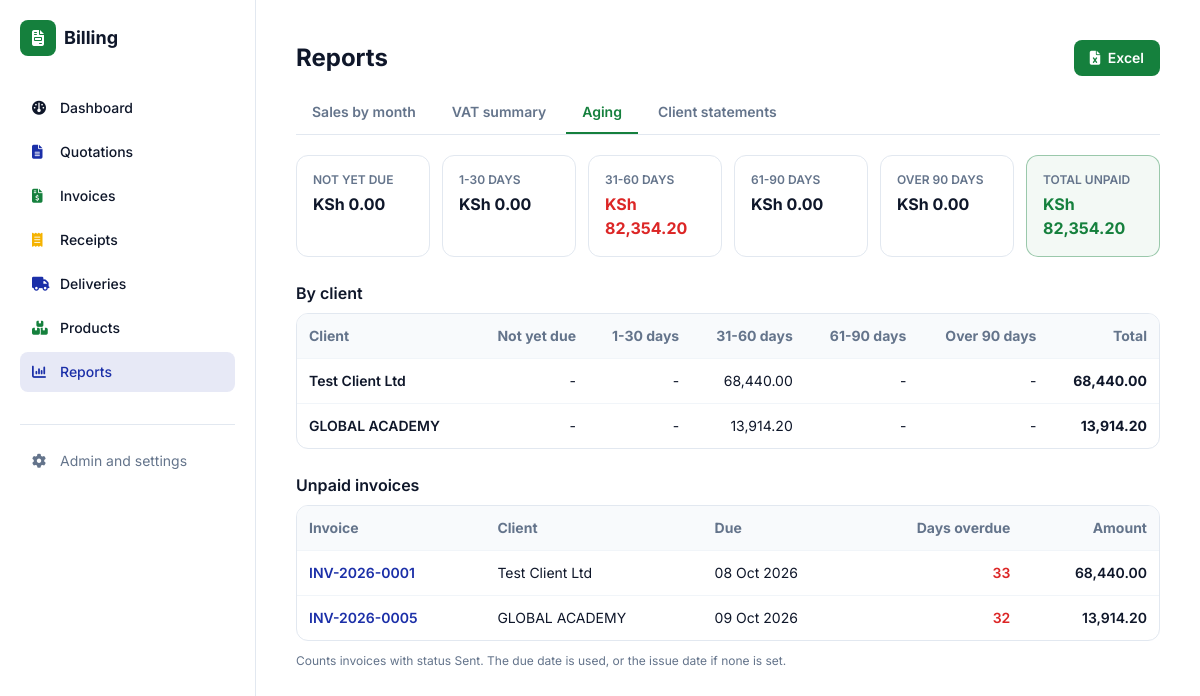
The page /reports/aging/ (signed in) on the database as committed earlier.
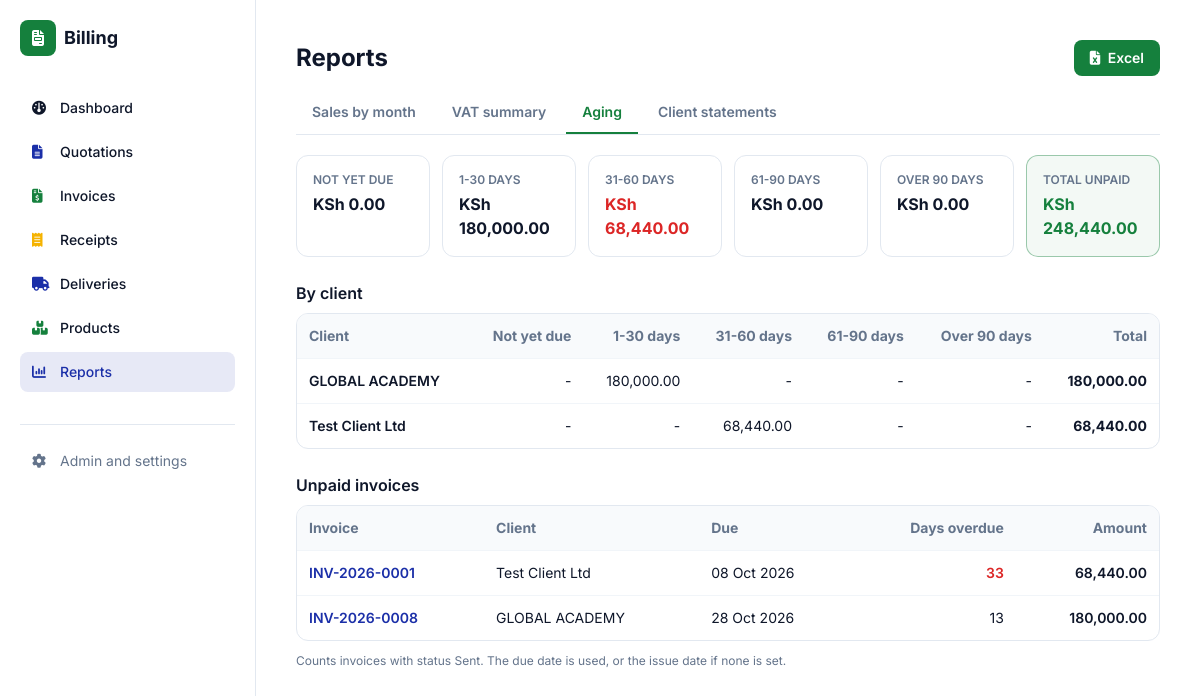
The same page on the database as committed later.
### documents/models.py (models this page shows, shortened)
class Client(models.Model):
    name = models.CharField(max_length=150)
    phone = models.CharField(max_length=50, blank=True)
    email = models.EmailField(blank=True)
    address = models.TextField(blank=True)
    kra_pin = models.CharField(max_length=30, blank=True)
    class Meta:
        ordering = ["name"]

class Document(models.Model):
    QUOTATION, INVOICE, RECEIPT = "quotation", "invoice", "receipt"
    TYPES = [(QUOTATION, "Quotation"), (INVOICE, "Invoice"), (RECEIPT, "Receipt")]
    PREFIX = {QUOTATION: "QUO", INVOICE: "INV", RECEIPT: "RCP"}
    STATUSES = [
        ("draft", "Draft"), ("sent", "Sent"), ("accepted", "Accepted"),
        ("paid", "Paid"), ("void", "Void"),
    ]
    PAYMENT_METHODS = [
        ("cash", "Cash"), ("mpesa", "M-Pesa"), ("bank", "Bank Transfer"), ("card", "Card"),
    ]
    VAT_MODES = [
        ("exclusive", "VAT exclusive (add VAT on top)"),
        ("inclusive", "VAT inclusive (prices include VAT)"),
        ("none", "No VAT"),
    ]
    doc_type = models.CharField(max_length=10, choices=TYPES)
    number = models.CharField(max_length=30, unique=True, editable=False)
    client = models.ForeignKey(Client, null=True, blank=True, on_delete=models.SET_NULL)
    client_name = models.CharField(max_length=150, blank=True, help_text="Walk-in name if no client")
    issue_date = models.DateField(default=timezone.localdate)
    due_date = models.DateField(null=True, blank=True)
    status = models.CharField(max_length=10, choices=STATUSES, default="draft")
    vat_mode = models.CharField(max_length=10, choices=VAT_MODES, default="exclusive")
    served_by = models.CharField(max_length=80, blank=True)
    discount = models.DecimalField(max_digits=12, decimal_places=2, default=0)
    payment_method = models.CharField(max_length=10, choices=PAYMENT_METHODS, blank=True)
    payment_reference = models.CharField(max_length=60, blank=True)
    notes = models.TextField(blank=True)
    terms = models.TextField(blank=True)
    buyer_pin = models.CharField("Buyer KRA PIN", max_length=20, blank=True)
    etims_invoice_no = models.CharField("eTIMS invoice no.", max_length=60, blank=True)
    etims_qr = models.CharField("eTIMS QR data or link", max_length=500, blank=True,
                                help_text="Paste the QR link or data KRA gives you for this invoice")
    share_token = models.CharField(max_length=32, unique=True, null=True, blank=True, editable=False)
    share_viewed_at = models.DateTimeField(null=True, blank=True, editable=False)
    business = models.JSONField(default=dict, blank=True, editable=False)
    source = models.ForeignKey("self", null=True, blank=True, on_delete=models.SET_NULL,
                               related_name="converted")
    created_at = models.DateTimeField(auto_now_add=True)
    class Meta:
        ordering = ["-created_at"]
    @property
    def display_client(self):
        return self.client.name if self.client else (self.client_name or "Walk-in Customer")
    @cached_property
    def biz(self):
        data = dict(self.business or {})
        if not data:
            p = BusinessProfile.get()
            data = p.snapshot() if p else {}
        for key in ("name", "tagline", "address", "phone", "email", "kra_pin",
                    "payment_details", "receipt_footer", "logo", "signature", "stamp"):
            data.setdefault(key, "")
        data.setdefault("vat_rate", "16.00")
        return SimpleNamespace(**data)
    @cached_property
    def vat_rate(self):
        return Decimal(str(self.biz.vat_rate))
    @property
    def items_total(self):
        return sum((i.line_total for i in self.items.all()), Decimal("0"))
    @property
    def gross(self):
        return max(self.items_total - self.discount, Decimal("0"))
    @property
    def vat_amount(self):
        if self.vat_mode == "exclusive":
            return (self.gross * self.vat_rate / 100).quantize(Decimal("0.01"))
        if self.vat_mode == "inclusive":
            return self.gross - self.net_amount
        return Decimal("0")
    @property
    def total(self):
        return self.gross + self.vat_amount if self.vat_mode == "exclusive" else self.gross

### documents/report_views.py (the view, shortened to what this page needs)
# urls.py: path("reports/aging/", report_views.aging, name="report_aging"),
@login_required
def aging(request):
    today = timezone.localdate()
    invoices = (Document.objects.filter(doc_type="invoice", status="sent")
                .select_related("client").prefetch_related("items"))
    by_client, detail, totals = {}, [], [ZERO] * 5
    for d in invoices:
        due = d.due_date or d.issue_date
        days = (today - due).days
        i, amt = _bucket(days), d.total
        by_client.setdefault(d.display_client, [ZERO] * 5)[i] += amt
        totals[i] += amt
        detail.append({"doc": d, "due": due, "days": max(days, 0), "bucket": LABELS[i], "amount": amt})
    detail.sort(key=lambda r: -r["days"])
    clients = sorted(({"name": n, "cells": c, "total": sum(c, ZERO)} for n, c in by_client.items()),
                     key=lambda r: -r["total"])
    return render(request, "documents/reports/aging.html", {
        "tab": "aging", "labels": LABELS, "buckets": list(zip(LABELS, totals)), "clients": clients,
        "totals": totals, "grand": sum(totals, ZERO), "detail": detail, "today": today})

### documents/models.py (called while the page is built)
    @property
    def line_total(self):
        return self.quantity * self.unit_price

### documents/report_views.py (called while the page is built)
def _bucket(days):
    return 0 if days <= 0 else 1 if days <= 30 else 2 if days <= 60 else 3 if days <= 90 else 4

### templates/documents/reports/aging.html
{% extends "documents/reports/base.html" %}
{% block actions %}
<a href="?export=xlsx" class="no-print px-4 py-2 rounded-lg bg-brand-green text-white text-sm font-semibold text-center"><i class="fa-solid fa-file-excel mr-1"></i> Excel</a>
{% endblock %}
{% block report %}
<div class="grid grid-cols-2 lg:grid-cols-6 gap-3 mb-6">
  {% for label, amount in buckets %}
  <div class="rounded-xl border border-slate-200 p-4"><p class="text-xs font-semibold text-slate-500 uppercase">{{ label }}</p>
    <p class="mt-1 font-bold {% if forloop.counter > 2 and amount %}text-red-600{% endif %}">KSh {{ amount|floatformat:"2g" }}</p></div>
  {% endfor %}
  <div class="rounded-xl border border-brand-green/40 bg-brand-green/5 p-4"><p class="text-xs font-semibold text-slate-500 uppercase">Total unpaid</p><p class="mt-1 font-bold text-brand-green">KSh {{ grand|floatformat:"2g" }}</p></div>
</div>
<h2 class="font-semibold mb-2">By client</h2>
<div class="rounded-xl border border-slate-200 overflow-x-auto mb-6"><table class="w-full text-sm">
  <thead class="bg-slate-50 text-left text-slate-500"><tr><th class="p-3">Client</th>{% for l in labels %}<th class="p-3 text-right whitespace-nowrap">{{ l }}</th>{% endfor %}<th class="p-3 text-right">Total</th></tr></thead>
  {% for c in clients %}<tr class="border-t border-slate-100"><td class="p-3 font-semibold">{{ c.name }}</td>
    {% for v in c.cells %}<td class="p-3 text-right whitespace-nowrap">{% if v %}{{ v|floatformat:"2g" }}{% else %}-{% endif %}</td>{% endfor %}
    <td class="p-3 text-right whitespace-nowrap font-bold">{{ c.total|floatformat:"2g" }}</td></tr>
  {% empty %}<tr><td colspan="7" class="p-8 text-center text-slate-400">No unpaid invoices. Nice.</td></tr>{% endfor %}
</table></div>
<h2 class="font-semibold mb-2">Unpaid invoices</h2>
<div class="rounded-xl border border-slate-200 overflow-x-auto"><table class="w-full text-sm">
  <thead class="bg-slate-50 text-left text-slate-500"><tr><th class="p-3">Invoice</th><th class="p-3">Client</th><th class="p-3">Due</th><th class="p-3 text-right">Days overdue</th><th class="p-3 text-right">Amount</th></tr></thead>
  {% for r in detail %}<tr class="border-t border-slate-100">
    <td class="p-3 font-semibold"><a class="text-brand-blue" href="{% url 'documents:detail' r.doc.pk %}">{{ r.doc.number }}</a></td>
    <td class="p-3">{{ r.doc.display_client }}</td><td class="p-3 whitespace-nowrap">{{ r.due|date:"d M Y" }}</td>
    <td class="p-3 text-right {% if r.days > 30 %}text-red-600 font-semibold{% endif %}">{{ r.days }}</td>
    <td class="p-3 text-right whitespace-nowrap font-semibold">{{ r.amount|floatformat:"2g" }}</td></tr>{% endfor %}
</table></div>
<p class="text-xs text-slate-500 mt-3">Counts invoices with status Sent. The due date is used, or the issue date if none is set.</p>
{% endblock %}

Rows that differ between the two databases and show on the page:
no longer on this page (row edited): Document: doc.number "INV-2026-0005", doc.display_client "GLOBAL ACADEMY", due "09 Oct 2026", days "32", amount "13,914.20"
added Document: doc.number "INV-2026-0008", doc.display_client "GLOBAL ACADEMY", due "28 Oct 2026", days "13", amount "180,000.00"
Other text that changed with them:
{{ grand|floatformat:"2g" }}: "82,354.20" → "248,440.00"
new list line: "1-30 DAYS KSh 180,000.00"
new list line: "31-60 DAYS KSh 68,440.00"
new list line: "GLOBAL ACADEMY"
new list line: "- 180,000.00 - - - 180,000.00"
list line gone: "1-30 DAYS KSh 0.00"
list line gone: "31-60 DAYS KSh 82,354.20"
list line gone: "GLOBAL ACADEMY"
list line gone: "- - 13,914.20 - - 13,914.20"
